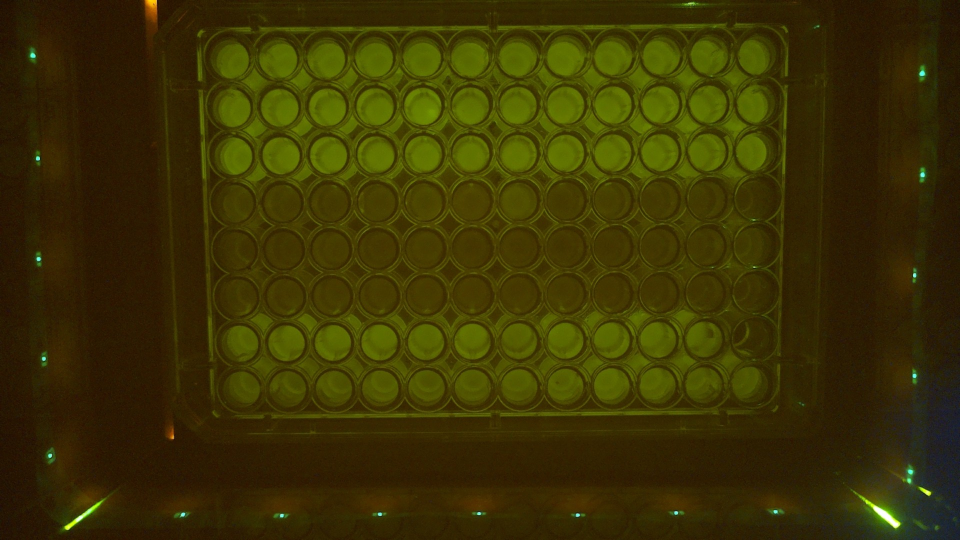
#> input picture robust measures/pics/_home_pi_Pictures_Picture____2023-05-02_13_23_49_P1_Cam1.jpg, 1920 x 1080 px, found by its file name (shown at 1/2 size)
$ jupyter execute --allow-errors '90 percentile for gfp is a good idea.ipynb'
#> lines starting #> are read from the running program, lines starting #| are printed output that depends on the picture
### robust measures/imageproc.py
def get_pocillos(img_bw):
    import cv2
    import numpy as np
    from sklearn.cluster import KMeans

    # Circle detection
    # Fourth argument = Distance between circles = should be set to twice the double of the maximum radius
    circles = cv2.HoughCircles(img_bw, cv2.HOUGH_GRADIENT, 1, 100, param1=50,param2=30,minRadius=40,maxRadius=50)
    circles = circles.astype(int)[0,:,:]

    # Location algorithm for desired pocillo
    x_kmeans = KMeans(n_clusters=12, n_init=10).fit(circles[:,0].reshape(-1, 1))
    x_labels, x_centers = x_kmeans.labels_, x_kmeans.cluster_centers_.squeeze()

    x_new_labels = np.zeros_like(x_labels)
    for i in range(len(x_centers)):
        x_new_labels[x_labels == i] = np.where(np.argsort(x_centers) == i)[0][0]

    y_kmeans = KMeans(n_clusters=8, n_init=10).fit(circles[:,1].reshape(-1, 1))
    y_labels, y_centers = y_kmeans.labels_, y_kmeans.cluster_centers_.squeeze()

    y_new_labels = np.zeros_like(y_labels)
    for i in range(len(y_centers)):
        y_new_labels[y_labels == i] = np.where(np.argsort(y_centers) == i)[0][0]

    # Output is a dataframe where each row corresponds to a different circle.
    # We give coordinates of center, value of radius, row number and column number (in the grid)

    return np.column_stack((circles, y_new_labels,  x_new_labels))


def complete_the_grid(circles):
    import numpy as np
    max_row, min_row, max_col, min_col = circles[:,3].max(), circles[:,3].min(), circles[:,4].max(), circles[:,4].min()
    new_circles = []
    new_rad = round(circles[:,2].mean()-3*np.std(circles[:,2]))

    # We linear fit the x and y coordinates of the centers of the pocillos of a same row, to predict the missing ones
    for i in range(max_row+1):
        row = circles[circles[:,3]==i]

        if len(row)>1:
            x = row[:,4]
            y0 = row[:,0]
            y1 = row[:,1]

            def f0(n):
                slope0, intercept0 = np.polyfit(x,y0,1)
                return round(intercept0 + n*slope0)
            def f1(n):
                slope1, intercept1 = np.polyfit(x,y1,1)
                return round(intercept1 + n*slope1)

            for j in range(max_col+1):
                new_circles.append([f0(j), f1(j), new_rad, i, j])

    new_circles = np.array(new_circles)

    # The following computes an average vertical displacement between two rows of pocillos
    rows_available = np.unique(new_circles[:,3])
    rows_available[0], rows_available[1]
    first_row_available = rows_available[0]
    second_row_available = rows_available[1]
    first_mean_height = np.mean(circles[circles[:, 3]==first_row_available][:,1])
    second_mean_height = np.mean(circles[circles[:, 3]==second_row_available][:,1])
    vertical_displacement = (second_mean_height - first_mean_height)/(second_row_available-first_row_available)

    # This code adds missing rows
    for i in range(min_row, max_row+1):
        if len(new_circles[new_circles[:,3]==i])==0:
            current_row = new_circles[new_circles[:,3]==i-1]
            current_row[:,1] += round(vertical_displacement)
            current_row[:,3] += 1
            new_circles = np.vstack([new_circles, current_row])

    new_circles = np.array(new_circles)
    return new_circles


def draw_circles(img, circles):
    import cv2
    if circles is not None:
        import copy
        canvas_img = copy.copy(img)
        circles = circles.astype(int)
        for pt in circles:
            a, b, r = pt[0], pt[1], pt[2]
            cv2.circle(canvas_img, (a, b), r, (0, 255, 0), 7)
            cv2.circle(canvas_img, (a, b), 1, (0, 0, 255), 7)

    import matplotlib.pyplot as plt
    plt.imshow(canvas_img)
    plt.show()

# [45 lines left out: functions circle_crop, array_from_pic, not called in this run]

### robust measures/90 percentile for gfp is a good idea.ipynb
[cell 1]
import cv2
import matplotlib.pyplot as plt
import numpy as np
#> (the rest of this cell did not finish here and is left out)

# Constant GFP
* We try to get a measure with little variance of fluorescence.
* It looks like *the mean* of the green channel on all the pixels of the pocillo works good.
* The 90 percentile has a little more variation but it seems to leave more space between the activated and the deactivated pocitos (could be good for measuring intensities of 'on')
* Detectar on/off sense problemes, detectar intesitats no ho sé.
* Última fila queda desafavorida.

[cell 2]
img = cv2.imread("/Users/guillemcobos/Library/CloudStorage/GoogleDrive-guillem.cobos@koabiotech.com/.shortcut-targets-by-id/1UQ_YnLRmoAqhCue-qXYNP9QhYorsiAxS/KOA Biotech/03. KOA DATA/AutomataLab/pics/_home_pi_Pictures_Picture____2023-05-02_13_23_49_P1_Cam1.jpg")
#> img is the input picture: shape (1080, 1920, 3); mean B, G, R 3.1, 51, 59.2
img = cv2.cvtColor(img, cv2.COLOR_BGR2RGB)
img_bw = cv2.cvtColor(img, cv2.COLOR_BGR2GRAY)
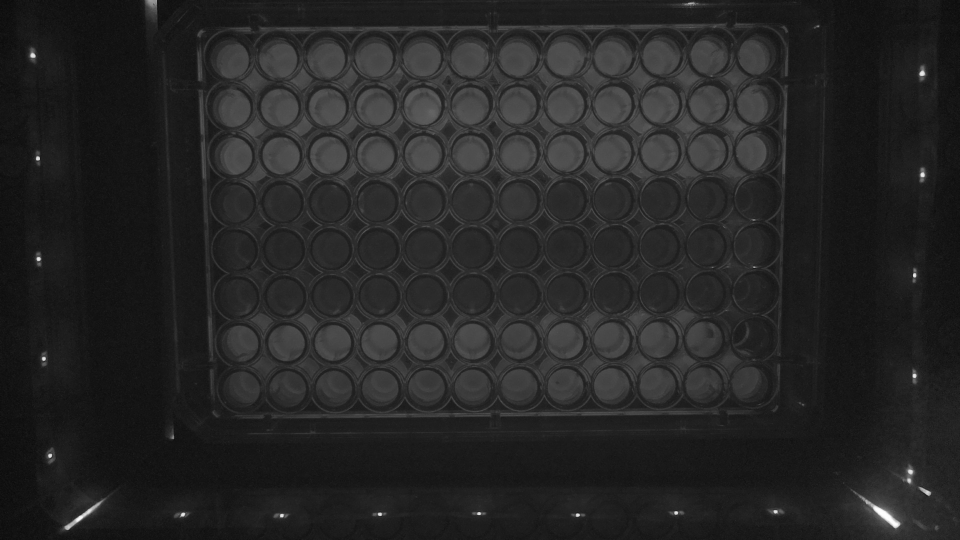
#> img_bw: shape (1080, 1920) (shown at 1/2 size); min 2, max 255, mean 37.6

[cell 3]
plt.imshow(img)
plt.show()
plt.imshow(img[:,:,1])
plt.show()
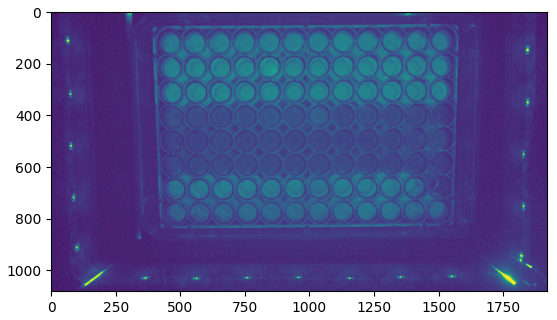
#> figure drawn by matplotlib, 1 panel

[cell 4]
circles = get_pocillos(img_bw)
#> in get_pocillos, `circles = cv2.HoughCircles(img_bw, cv2.HOUGH_GRADIENT, 1, 100, param1=..`: circles = 44 rows, first 8: [754.5, 401.5, 42.7], [1040.5, 494.5, 42.7], [1229.5, 397.5, 42.7], [945.5, 399.5, 42.7], [1319.5, 771.5, 49.4], [1041.5, 773.5, 47.2], [671.5, 776.5, 49.4], [1324.5, 492.5, 49.4]
#> in get_pocillos, `circles = circles.astype(int)[0,:,:]`: circles = 44 rows, first 8: [754, 401, 42], [1040, 494, 42], [1229, 397, 42], [945, 399, 42], [1319, 771, 49], [1041, 773, 47], [671, 776, 49], [1324, 492, 49]
#> in get_pocillos, `x_labels, x_centers = x_kmeans.labels_, x_kmeans.cluster_centers_.sque..`: x_labels = 44 values, max 11 at index 12, min 0 at index 24, mean 5.36; x_centers = [1519, 663, 1136, 943.8, 1321.6, 467.2, 851.2, 565, 751.5, 1038.3, 1229.7, 1420]
#> the loop in get_pocillos, `for i in range(len(x_centers)):` made 12 passes
#> after the loop in get_pocillos, `for i in range(len(x_centers)):`: x_new_labels = 44 values, max 11 at index 24, min 0 at index 14, mean 5.02
#> in get_pocillos, `y_labels, y_centers = y_kmeans.labels_, y_kmeans.cluster_centers_.sque..`: y_labels = 44 values, max 7 at index 10, min 0 at index 9, mean 3.25; y_centers = [305, 776, 494, 108.2, 206.1, 681.6, 398.8, 587]
#> the loop in get_pocillos, `for i in range(len(y_centers)):` made 8 passes
#> after the loop in get_pocillos, `for i in range(len(y_centers)):`: y_new_labels = 44 values, max 7 at index 4, min 0 at index 11, mean 3.3
#> circles = 44 rows, first 6: [754, 401, 42, 3, 3], [1040, 494, 42, 4, 6], [1229, 397, 42, 3, 8], [945, 399, 42, 3, 5], [1319, 771, 49, 7, 9], [1041, 773, 47, 7, 6]
new_circles = complete_the_grid(circles)
#> in complete_the_grid, `max_row, min_row, max_col, min_col = circles[:,3].max(), circles[:,3]...`: max_row = 7; min_row = 0; max_col = 11; min_col = 0
#> in complete_the_grid, `new_rad = round(circles[:,2].mean()-3*np.std(circles[:,2]))`: new_rad = 36
#> the loop in complete_the_grid, `for i in range(max_row+1):` made 8 passes
#> (x, y0, y1) on passes 1 to 5: ([3, 5, 7, 1, 9], [750, 942, 1135, 555, 1326], [110, 105, 107, 109, 110]), ([0, 8, 4, 1, 5, 11, 3], [462, 1231, 844, 563, 945, 1520, 744], [210, 202, 203, 209, 211, 198, 210]), ([6, 10, 4, 2, 7, 0, 9], [1034, 1421, 853, 656, 1134, 463, 1320], [301, 296, 308, 309, 302, 311, 308]), ([3, 8, 5, 1, 11], [754, 1229, 945, 561, 1518], [401, 397, 399, 404, 393]), ([6, 9, 4, 2, 7, 0], [1040, 1324, 852, 662, 1140, 469], [494, 492, 494, 496, 488, 500])
#> after the loop in complete_the_grid, `for i in range(max_row+1):`: new_circles = 96 items, first 6: [460, 108, 36, 0, 0], [556, 108, 36, 0, 1], [653, 108, 36, 0, 2], [749, 108, 36, 0, 3], [845, 108, 36, 0, 4], [942, 108, 36, 0, 5]
#> in complete_the_grid, `new_circles = np.array(new_circles)`: new_circles = 96 rows, first 6: [460, 108, 36, 0, 0], [556, 108, 36, 0, 1], [653, 108, 36, 0, 2], [749, 108, 36, 0, 3], [845, 108, 36, 0, 4], [942, 108, 36, 0, 5]
#> in complete_the_grid, `rows_available = np.unique(new_circles[:,3])`: rows_available = [0, 1, 2, 3, 4, 5, 6, 7]
#> in complete_the_grid, `first_row_available = rows_available[0]`: first_row_available = 0
#> in complete_the_grid, `second_row_available = rows_available[1]`: second_row_available = 1
#> in complete_the_grid, `first_mean_height = np.mean(circles[circles[:, 3]==first_row_available..`: first_mean_height = 108.2
#> in complete_the_grid, `second_mean_height = np.mean(circles[circles[:, 3]==second_row_availab..`: second_mean_height = 206.1
#> in complete_the_grid, `vertical_displacement = (second_mean_height - first_mean_height)/(seco..`: vertical_displacement = 97.94

[cell 5]
draw_circles(img, new_circles)
#> in draw_circles, `circles = circles.astype(int)`: circles has the same summary as new_circles in complete_the_grid
#> the loop in draw_circles, `for pt in circles:` made 96 passes
#> (pt, a, b) on passes 1 to 12: ([460, 108, 36, 0, 0], 460, 108), ([556, 108, 36, 0, 1], 556, 108), ([653, 108, 36, 0, 2], 653, 108), ([749, 108, 36, 0, 3], 749, 108), ([845, 108, 36, 0, 4], 845, 108), ([942, 108, 36, 0, 5], 942, 108), ([1038, 108, 36, 0, 6], 1038, 108), ([1134, 108, 36, 0, 7], 1134, 108), ([1231, 108, 36, 0, 8], 1231, 108), ([1327, 108, 36, 0, 9], 1327, 108), ([1423, 108, 36, 0, 10], 1423, 108), ([1520, 108, 36, 0, 11], 1520, 108)
#> after the loop in draw_circles, `for pt in circles:`:
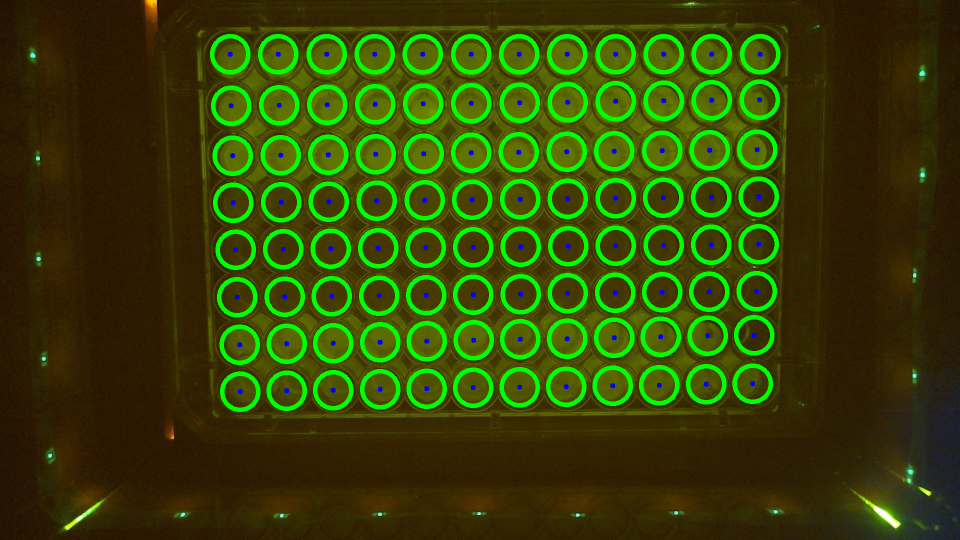
#> canvas_img: shape (1080, 1920, 3) (shown at 1/2 size); mean R, G, B 52.2, 68.6, 3.9

[cell 6]
# This code computes the mean/max/q3 of the green channel of each pocillo
grid_positions = new_circles[:,3:5]
#> grid_positions = 96 pairs, first value 0 to 7, second value 0 to 11

mean_output_array = np.zeros((8,12))
max_output_array = np.zeros((8,12))
q9_output_array = np.zeros((8,12))

#> (the rest of this cell did not finish here and is left out)

[cell 7]
# Mean green
mean_output_array.astype(int)

[cell 8]
# Max green
max_output_array.astype(int)

[cell 9]
# Q9 green
q9_output_array.astype(int)

[cell 10]
# Which measure gives less variation?
print("Taking means:", np.std(mean_output_array[[0,1,2,6],:-1]))
print("Taking max:", np.std(max_output_array[[0,1,2,6],:-1]))
print("Taking q9:", np.std(q9_output_array[[0,1,2,6],:-1]))

[cell 11]
np.mean(mean_output_array[[0,1,2]]) - np.mean(mean_output_array[[3,4,5]])

[cell 12]
np.mean(q9_output_array[[0,1,2]]) - np.mean(q9_output_array[[3,4,5]])

# Constant OD

[cell 13]
img = cv2.imread("/Users/guillemcobos/Library/CloudStorage/GoogleDrive-guillem.cobos@koabiotech.com/.shortcut-targets-by-id/1UQ_YnLRmoAqhCue-qXYNP9QhYorsiAxS/KOA Biotech/03. KOA DATA/AutomataLab/pics/_home_pi_Pictures_Picture_Patogen_10M5_#1_2023-05-02_12_56_00_P2_Cam3.jpg")
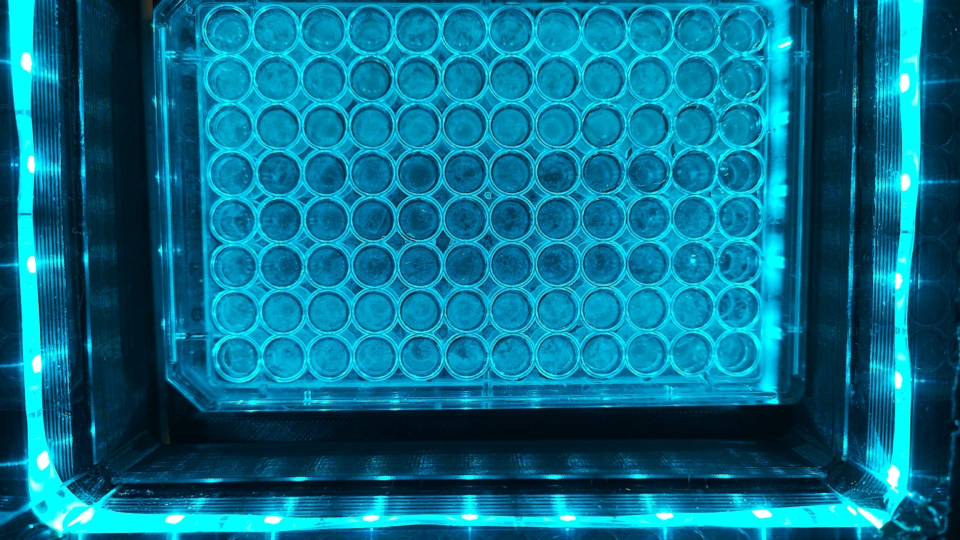
#> input picture robust measures/pics/_home_pi_Pictures_Picture_Patogen_10M5_#1_2023-05-02_12_56_00_P2_Cam3.jpg, 1920 x 1080 px, found by its file name (shown at 1/2 size)
#> img is the input picture: shape (1080, 1920, 3); mean B, G, R 139.8, 110.9, 6.5
img = cv2.cvtColor(img, cv2.COLOR_BGR2RGB)
img_bw = cv2.cvtColor(img, cv2.COLOR_BGR2GRAY)
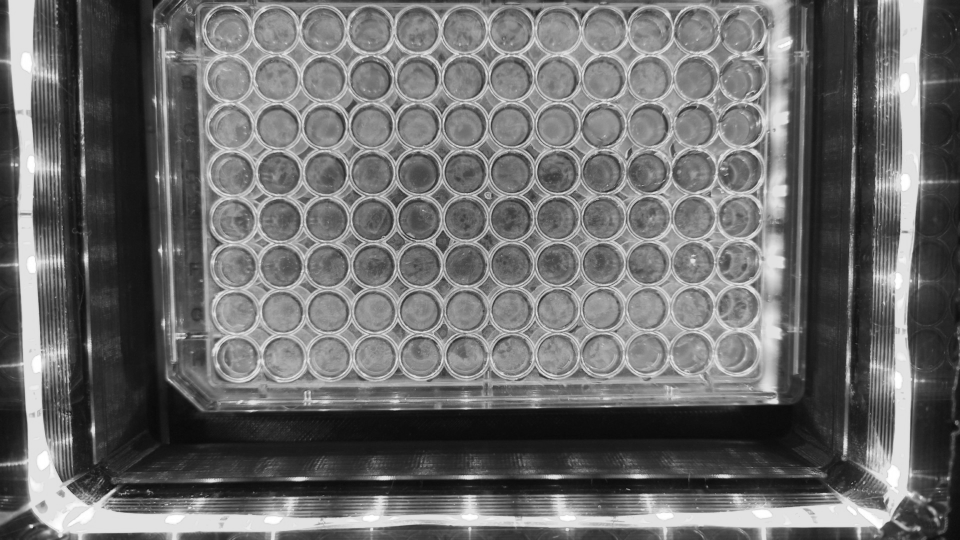
#> img_bw: shape (1080, 1920) (shown at 1/2 size); min 7, max 255, mean 107.6

[cell 14]
plt.imshow(img)
plt.show()
plt.imshow(img[:,:,2])
plt.show()
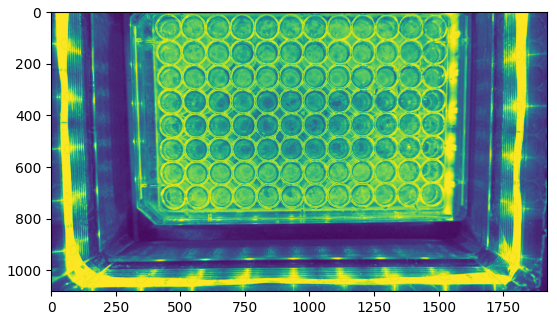
#> figure drawn by matplotlib, 1 panel

[cell 15]
circles = get_pocillos(img_bw)
#> in get_pocillos (call 2), `circles = cv2.HoughCircles(img_bw, cv2.HOUGH_GRADIENT, 1, 100, param1=..`: circles = 45 rows, first 8: [747.5, 530.5, 44.9], [1115.5, 249.5, 45], [463.5, 346.5, 42.7], [930.5, 344.5, 41.6], [1023.5, 528.5, 41.4], [932.5, 620.5, 40.5], [836.5, 248.5, 49.4], [1391.5, 157.5, 48.3]
#> in get_pocillos (call 2), `circles = circles.astype(int)[0,:,:]`: circles = 45 rows, first 8: [747, 530, 44], [1115, 249, 45], [463, 346, 42], [930, 344, 41], [1023, 528, 41], [932, 620, 40], [836, 248, 49], [1391, 157, 48]
#> the loop in get_pocillos (call 2), `for i in range(len(x_centers)):` made 12 passes
#> the loop in get_pocillos (call 2), `for i in range(len(y_centers)):` made 8 passes
#> circles = 45 rows, first 6: [747, 530, 44, 5, 3], [1115, 249, 45, 2, 7], [463, 346, 42, 3, 0], [930, 344, 41, 3, 5], [1023, 528, 41, 5, 6], [932, 620, 40, 6, 5]
new_circles = complete_the_grid(circles)
#> the loop in complete_the_grid (call 2), `for i in range(max_row+1):` made 8 passes
#> (x, y0, y1) on passes 1 to 2: ([3, 1, 6, 10, 8, 4, 0], [741, 550, 1020, 1394, 1209, 841, 447], [58, 57, 60, 57, 61, 57, 57]), ([10, 0, 5, 2, 11, 7, 3], [1391, 457, 930, 643, 1492, 1114, 744], [157, 158, 154, 151, 155, 148, 160])

[cell 16]
draw_circles(img, new_circles)
#> the loop in draw_circles (call 2), `for pt in circles:` made 96 passes
#> pt on passes 1 to 12: [455, 57, 37, 0, 0], [549, 57, 37, 0, 1], [644, 58, 37, 0, 2], [738, 58, 37, 0, 3], [832, 58, 37, 0, 4], [926, 58, 37, 0, 5], [1021, 58, 37, 0, 6], [1115, 59, 37, 0, 7], [1209, 59, 37, 0, 8], [1304, 59, 37, 0, 9], [1398, 59, 37, 0, 10], [1492, 59, 37, 0, 11]
#> after the loop in draw_circles (call 2), `for pt in circles:`:
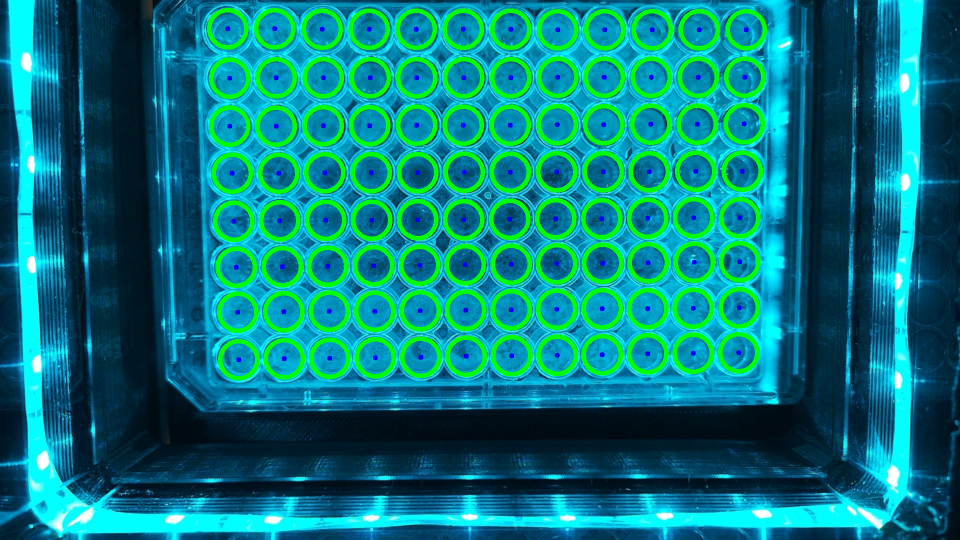
#> canvas_img: shape (1080, 1920, 3) (shown at 1/2 size); mean R, G, B 5.9, 123.3, 124.6
